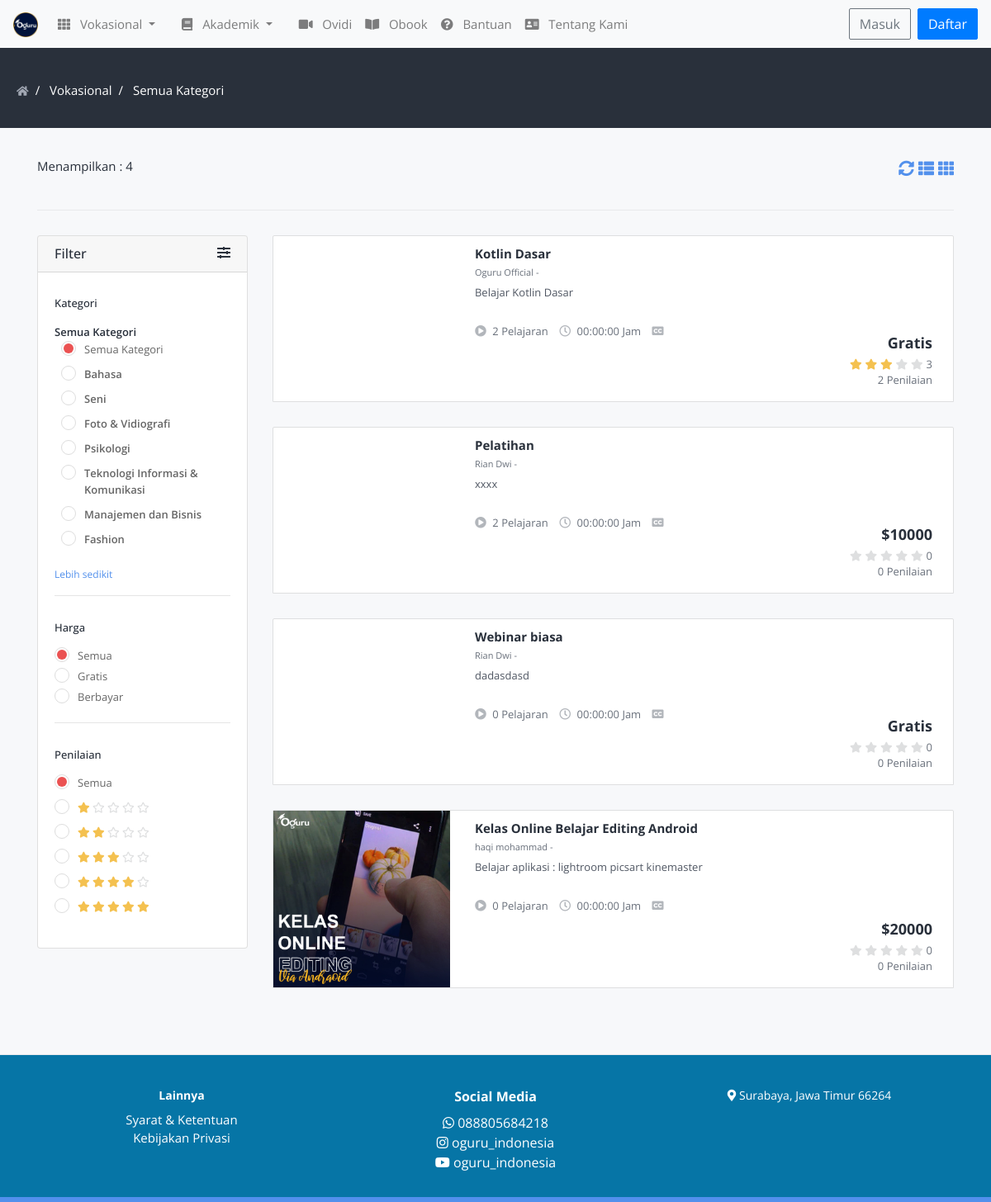
Page /index.php/home/vokasional on the committed database.
### tables this page shows
CREATE TABLE IF NOT EXISTS `category` (
  `id` int(11) UNSIGNED NOT NULL AUTO_INCREMENT,
  `code` varchar(255) DEFAULT NULL,
  `name` varchar(255) DEFAULT NULL,
  `parent` int(11) DEFAULT '0',
  `slug` varchar(255) DEFAULT NULL,
  `date_added` int(11) DEFAULT NULL,
  `last_modified` int(11) DEFAULT NULL,
  `font_awesome_class` varchar(255) DEFAULT NULL,
  PRIMARY KEY (`id`)
);

CREATE TABLE IF NOT EXISTS `course` (
  `id` int(11) UNSIGNED NOT NULL AUTO_INCREMENT,
  `title` varchar(255) DEFAULT NULL,
  `short_description` longtext,
  `description` longtext,
  `outcomes` longtext,
  `category_id` int(11) DEFAULT NULL,
  `parent_category` int(11) NOT NULL,
  `sub_category_id` int(11) DEFAULT NULL,
  `section` longtext,
  `requirements` longtext,
  `price` bigint(20) DEFAULT NULL,
  `discount_flag` int(11) DEFAULT '0',
  `discounted_price` int(11) DEFAULT NULL,
  `user_id` int(11) DEFAULT NULL,
  `thumbnail` varchar(255) DEFAULT NULL,
  `video_url` varchar(255) DEFAULT NULL,
  `date_added` int(11) DEFAULT NULL,
  `last_modified` int(11) DEFAULT NULL,
  `visibility` int(11) DEFAULT NULL,
  `is_top_course` int(11) DEFAULT '0',
  `is_admin` int(11) DEFAULT NULL,
  `status` varchar(255) DEFAULT NULL,
  `course_overview_provider` varchar(255) DEFAULT NULL,
  `meta_keywords` longtext,
  `meta_description` longtext,
  `is_free_course` int(11) DEFAULT NULL,
  `perklik` int(200) NOT NULL,
  `tipe` varchar(20) DEFAULT NULL,
  `kuota` int(11) DEFAULT NULL,
  `grupchat` varchar(20) DEFAULT NULL,
  `linkgrup` varchar(100) DEFAULT NULL,
  `tanggal` varchar(50) DEFAULT NULL,
  `waktu` varchar(20) DEFAULT NULL,
  `durasi` int(11) NOT NULL DEFAULT '0',
  `live` varchar(20) DEFAULT NULL,
  PRIMARY KEY (`id`)
);

CREATE TABLE IF NOT EXISTS `users` (
  `id` int(11) UNSIGNED NOT NULL AUTO_INCREMENT,
  `first_name` varchar(255) DEFAULT NULL,
  `last_name` varchar(255) DEFAULT NULL,
  `email` varchar(50) DEFAULT NULL,
  `password` varchar(255) DEFAULT NULL,
  `social_links` longtext,
  `biography` longtext,
  `role_id` int(11) DEFAULT NULL,
  `date_added` int(11) DEFAULT NULL,
  `last_modified` int(11) DEFAULT NULL,
  `watch_history` longtext,
  `wishlist` longtext,
  `title` longtext,
  `paypal_keys` longtext,
  `stripe_keys` longtext,
  `verification_code` longtext,
  `status` int(11) DEFAULT NULL,
  `nik` int(20) DEFAULT NULL,
  `ktp` varchar(50) DEFAULT NULL,
  `is_edukator` int(11) DEFAULT '0',
  `deskripsi_channel` varchar(256) NOT NULL DEFAULT 'tidak ada deskripsi',
  PRIMARY KEY (`id`)
);

CREATE TABLE IF NOT EXISTS `settings` (
  `id` int(11) UNSIGNED NOT NULL AUTO_INCREMENT,
  `key` varchar(255) DEFAULT NULL,
  `value` longtext,
  PRIMARY KEY (`id`)
);

CREATE TABLE IF NOT EXISTS `currency` (
  `id` int(11) NOT NULL AUTO_INCREMENT,
  `name` varchar(255) DEFAULT NULL,
  `code` varchar(255) DEFAULT NULL,
  `symbol` varchar(255) DEFAULT NULL,
  `paypal_supported` int(11) DEFAULT NULL,
  `stripe_supported` int(11) DEFAULT NULL,
  PRIMARY KEY (`id`)
);

### application/views/frontend/default/category_wise_course_list_layout.php (the view)
<ul>
    <?php foreach($courses as $course):
     $instructor_details = $this->user_model->get_all_user($course['user_id'])->row_array();?>
    <li>
        <div class="course-box-2">
            <div class="course-image">
                <a href="<?php echo site_url('home/'.$page_title.'_/'.slugify($course['title']).'/'.$course['id']) ?>">
                    <img src="<?php echo $this->crud_model->get_course_thumbnail_url($course['id']); ?>" alt="" class="img-fluid" style='min-height: 200px;'>
                </a>
            </div>
            <div class="course-details">
                <a href="<?php echo site_url('home/'.$page_title.'_/'.slugify($course['title']).'/'.$course['id']); ?>" class="course-title"><?php echo $course['title']; ?></a>
                <a href="<?php echo site_url('home/edukator_info/'.$instructor_details['id']) ?>" class="course-instructor">
                    <span class="instructor-name"><?php echo $instructor_details['first_name'].' '.$instructor_details['last_name']; ?></span> -
                </a>
                <div class="course-subtitle">
                    <?php echo $course['short_description']; ?>
                </div>
                <div class="course-meta">
                    <span class=""><i class="fas fa-play-circle"></i>
                        <?php
                            $number_of_lessons = $this->crud_model->get_lessons('course', $course['id'])->num_rows();
                            echo $number_of_lessons.' '.get_phrase('lessons');
                         ?>
                    </span>
                    <span class=""><i class="far fa-clock"></i>
                        <?php echo $this->crud_model->get_total_duration_of_lesson_by_course_id($course['id']); ?>
                    </span>
                    <span class=""><i class="fas fa-closed-captioning"></i><?php echo ucfirst($course['language']); ?></span>
                    <span class=""><i class="fa fa-level-up"></i><?php echo ucfirst($course['level']); ?></span>
                </div>
            </div>
            <div class="course-price-rating">
                <div class="course-price">
                    <?php if ($course['is_free_course'] == 1): ?>
                        <span class="current-price"><?php echo get_phrase('free'); ?></span>
                    <?php else: ?>
                        <?php if($course['discount_flag'] == 1): ?>
                            <span class="current-price"><?php echo currency($course['discounted_price']); ?></span>
                            <span class="original-price"><?php echo currency($course['price']); ?></span>
                        <?php else: ?>
                            <span class="current-price"><?php echo currency($course['price']); ?></span>
                        <?php endif; ?>
                    <?php endif; ?>
                </div>
                <div class="rating">
                    <?php
                        $total_rating =  $this->crud_model->get_ratings('course', $course['id'], true)->row()->rating;
                        $number_of_ratings = $this->crud_model->get_ratings('course', $course['id'])->num_rows();
                        if ($number_of_ratings > 0) {
                            $average_ceil_rating = ceil($total_rating / $number_of_ratings);
                        }else {
                            $average_ceil_rating = 0;
                        }
                        for($i = 1; $i < 6; $i++):?>
                        <?php if ($i <= $average_ceil_rating): ?>
                        <i class="fas fa-star filled"></i>
                        <?php else: ?>
                        <i class="fas fa-star"></i>
                        <?php endif; ?>
                        <?php endfor; ?>
                    <span class="d-inline-block average-rating"><?php echo $average_ceil_rating; ?></span>
                </div>
                <div class="rating-number">
                    <?php echo $this->crud_model->get_ratings('course', $course['id'])->num_rows().' '.get_phrase('ratings'); ?>
                </div>
            </div>
        </div>
    </li>
<?php endforeach; ?>
</ul>

### application/views/frontend/default/courses_page.php (shortened to what the rows shown need)
<?php
isset($layout) ? "": $layout = "list";
?>
<section class="category-course-list-area">
    <div class="container">
        <div class="row">
            <div class="col-lg-3 filter-area">
                <div class="card">
                    <div id="collapseFilter" class="collapse show" aria-labelledby="headingOne" data-parent="#accordion">
                        <div class="card-body pt-0">
                            <div class="filter_type">
                                <ul>
                                        <?php foreach ($this->crud_model->get_categories($parent)->result_array() as $sub_category):
                                            $counter++; ?>
                                            <li class="ml-2">
                                                <div class="parent-category hidden-categories ">
                                                    <label for="sub_category-<?php echo $sub_category['id'];?>"><?php echo $sub_category['name']; ?></label>
                                                </div>
                                            </li>
                                        <?php endforeach; ?>
                                </ul>
                            </div>
                        </div>
                    </div>
                </div>
            </div>
            <div class="col-lg-9">
                <div class="category-course-list">
                    <?php include 'category_wise_course_'.$layout.'_layout.php'; ?>
                </div>
            </div>
        </div>
    </div>
</section>

### rows in the picture
category: name "Bahasa"
category: name "Seni"
category: name "Foto & Vidiografi"
category: name "Psikologi"
category: name "Teknologi Informasi & Komunikasi"
category: name "Manajemen dan Bisnis"
category: name "Fashion"
course: title "Kotlin Dasar", user.first_name "Oguru", user.last_name "Official", short_description "Belajar Kotlin Dasar", number_of_lessons "2", get_phrase "Pelajaran", total_duration_of_lesson_by_course_id "00:00:00 Jam", get_phrase "Gratis", average_ceil_rating "3", num_rows "2", get_phrase "Penilaian"
course: title "Pelatihan", user.first_name "Rian", user.last_name "Dwi", short_description "xxxx", number_of_lessons "2", get_phrase "Pelajaran", total_duration_of_lesson_by_course_id "00:00:00 Jam", price.symbol "$10000", average_ceil_rating "0", num_rows "0", get_phrase "Penilaian"
course: title "Webinar biasa", user.first_name "Rian", user.last_name "Dwi", short_description "dadasdasd", number_of_lessons "0", get_phrase "Pelajaran", total_duration_of_lesson_by_course_id "00:00:00 Jam", get_phrase "Gratis", average_ceil_rating "0", num_rows "0", get_phrase "Penilaian"
course: title "Kelas Online Belajar Editing Android", user.first_name "haqi", user.last_name "mohammad", short_description "Belajar aplikasi : lightroom picsart kinemaster", number_of_lessons "0", get_phrase "Pelajaran", total_duration_of_lesson_by_course_id "00:00:00 Jam", price.symbol "$20000", average_ceil_rating "0", num_rows "0", get_phrase "Penilaian"

### other values in the picture
$page_title "Vokasional"
count($courses) "4"
get_phrase('filter') "Filter"
get_phrase('ratings') "Penilaian"
get_phrase('all') "Semua"
